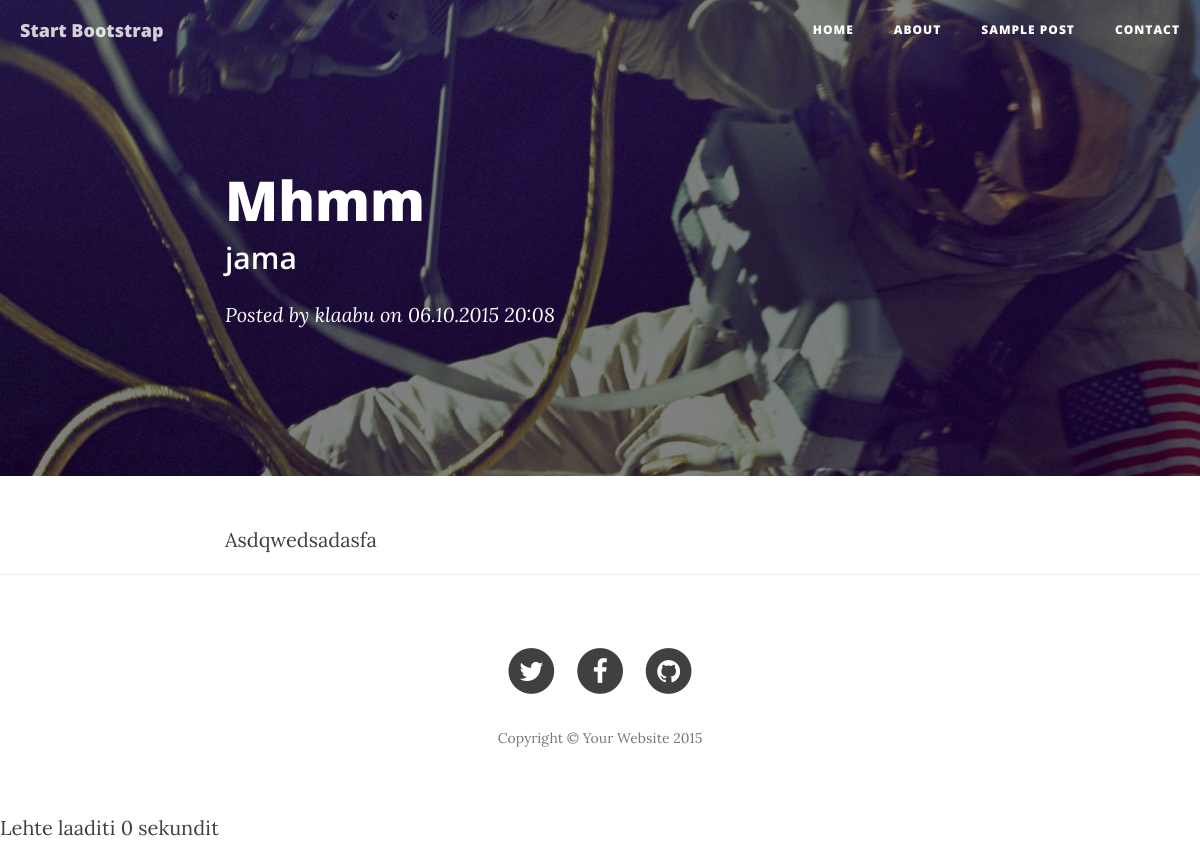
Screenshot of /?page=post&id=3 with the database file from the repository.
### tables this page shows
CREATE TABLE `posts` (
  `post_id`          INT(11) UNSIGNED NOT NULL AUTO_INCREMENT,
  `author_id`        INT(10) UNSIGNED NOT NULL,
  `post_title`       VARCHAR(255)     NOT NULL,
  `post_description` VARCHAR(255)     NOT NULL,
  `post_text`        TEXT,
  `post_created`     DATETIME         NOT NULL DEFAULT CURRENT_TIMESTAMP,
  PRIMARY KEY (`post_id`),
  KEY `author_id` (`author_id`),
  CONSTRAINT `posts_ibfk_1` FOREIGN KEY (`author_id`) REFERENCES `authors` (`author_id`)
);

CREATE TABLE `authors` (
  `author_id`   INT(11) UNSIGNED NOT NULL AUTO_INCREMENT,
  `author_name` VARCHAR(255)     NOT NULL,
  PRIMARY KEY (`author_id`)
);

### controllers/post.php (called while the page is built)
<?php
$post_id = isset($_GET['id']) ? $_GET['id'] : -1;
$q = mysqli_query($db, "
  SELECT
    *,
    DATE_FORMAT(post_created, '%d.%m.%Y %H:%i') post_created
    FROM posts
      NATURAL JOIN authors
    WHERE post_id = $post_id");
$post = mysqli_fetch_assoc($q);

### views/post.php (the view)
<header class="intro-header" style="background-image: url('img/post-bg.jpg')">
    <div class="container">
        <div class="row">
            <div class="col-lg-8 col-lg-offset-2 col-md-10 col-md-offset-1">
                <div class="post-heading">
                    <h1><?= $post['post_title'] ?></h1>
                    <h2 class="subheading"><?= $post['post_description'] ?></h2>
                    <span class="meta">Posted by <a
                            href="#"><?= $post['author_name'] ?></a> on <?= $post['post_created'] ?></span>
                </div>
            </div>
        </div>
    </div>
</header>
<article>
    <div class="container">
        <div class="row">
            <div class="col-lg-8 col-lg-offset-2 col-md-10 col-md-offset-1"><?= $post['post_text'] ?></div>
        </div>
    </div>
</article>
<hr>

### rows the page displays
posts: post_title "Mhmm", post_description "jama", author.author_name "klaabu", post_text "Asdqwedsadasfa"

### other values shown
$post['post_created'] "06.10.2015 20:08"
